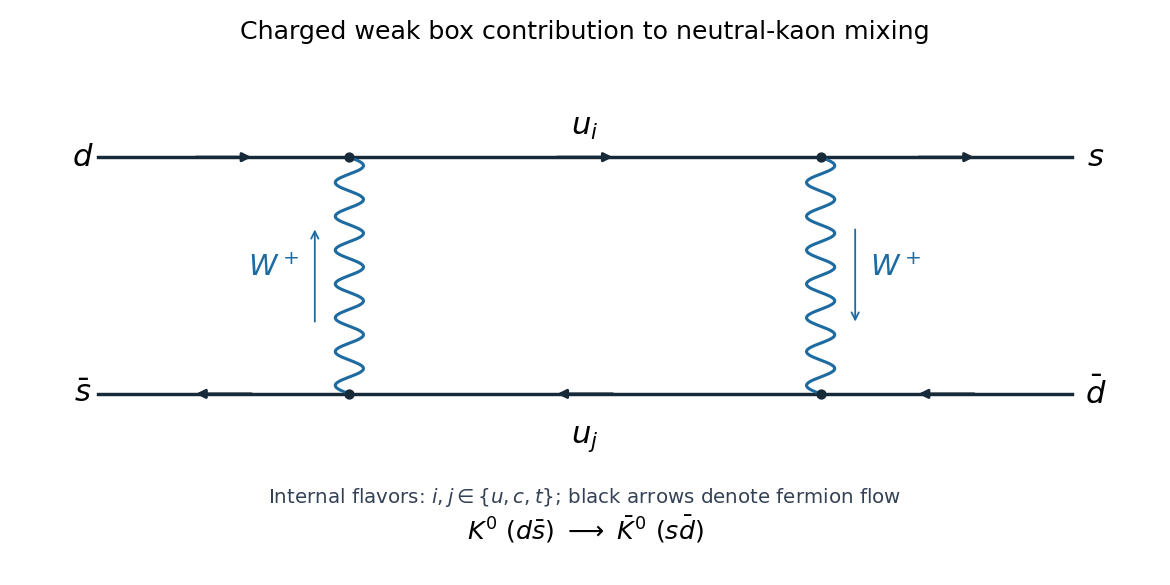

This chart was generated by the following Python code:
"""Original charged weak box diagram; Python 3.14, root NumPy/Matplotlib deps.

Emits paper-48-kaon-box.png to caller CWD and honors supplied MPLCONFIGDIR.
"""
import numpy as np
import matplotlib
matplotlib.use('Agg')
import matplotlib.pyplot as plt

fig,ax=plt.subplots(figsize=(9,4.5),facecolor='white')
ax.set_facecolor('white')
TL=np.array([0.,1.]);TR=np.array([3.,1.]);BL=np.array([0.,-1.]);BR=np.array([3.,-1.])
def fermion(a,b):
    a=np.asarray(a);b=np.asarray(b)
    ax.plot([a[0],b[0]],[a[1],b[1]],color='#172a3a',lw=1.9)
    middle=(a+b)/2;unit=(b-a)/np.linalg.norm(b-a)
    ax.annotate('',xy=middle+.2*unit,xytext=middle-.2*unit,arrowprops={'arrowstyle':'-|>','color':'#172a3a','lw':1.6})
fermion((-1.6,1),TL);fermion(TL,TR);fermion(TR,(4.6,1))
fermion(BL,(-1.6,-1));fermion(BR,BL);fermion((4.6,-1),BR)
def wavy(a,b):
    a=np.asarray(a);b=np.asarray(b);t=np.linspace(0,1,220)
    u=b-a;perp=np.array([-u[1],u[0]])/np.linalg.norm(u)
    points=a+t[:,None]*u+.09*np.sin(14*np.pi*t)[:,None]*perp
    ax.plot(points[:,0],points[:,1],color='#1d6ba0',lw=1.7)
wavy(BL,TL);wavy(TR,BR)
for p in [TL,TR,BL,BR]:ax.scatter(*p,s=22,color='#172a3a',zorder=3)
for text,x,y in [(r'$d$',-1.7,1),(r'$s$',4.75,1),(r'$\bar s$',-1.7,-1),(r'$\bar d$',4.75,-1),(r'$u_i$',1.5,1.25),(r'$u_j$',1.5,-1.38)]:
    ax.text(x,y,text,fontsize=17,ha='center',va='center')
ax.text(-.48,0,r'$W^+$',fontsize=16,color='#1d6ba0',ha='center')
ax.text(3.48,0,r'$W^+$',fontsize=16,color='#1d6ba0',ha='center')
ax.annotate('',xy=(-.22,.42),xytext=(-.22,-.42),arrowprops={'arrowstyle':'->','color':'#1d6ba0'})
ax.annotate('',xy=(3.22,-.42),xytext=(3.22,.42),arrowprops={'arrowstyle':'->','color':'#1d6ba0'})
ax.text(1.5,-1.92,r'Internal flavors: $i,j\in\{u,c,t\}$; black arrows denote fermion flow',ha='center',fontsize=11,color='#334155')
ax.text(1.5,-2.23,r'$K^0\ (d\bar s)\ \longrightarrow\ \bar K^0\ (s\bar d)$',ha='center',fontsize=14)
ax.set_title('Charged weak box contribution to neutral-kaon mixing',fontsize=14,pad=13)
ax.set_xlim(-2.1,5.1);ax.set_ylim(-2.45,1.8);ax.axis('off')
fig.tight_layout()
fig.savefig('paper-48-kaon-box.png',dpi=130,facecolor='white',transparent=False)
plt.close(fig)
